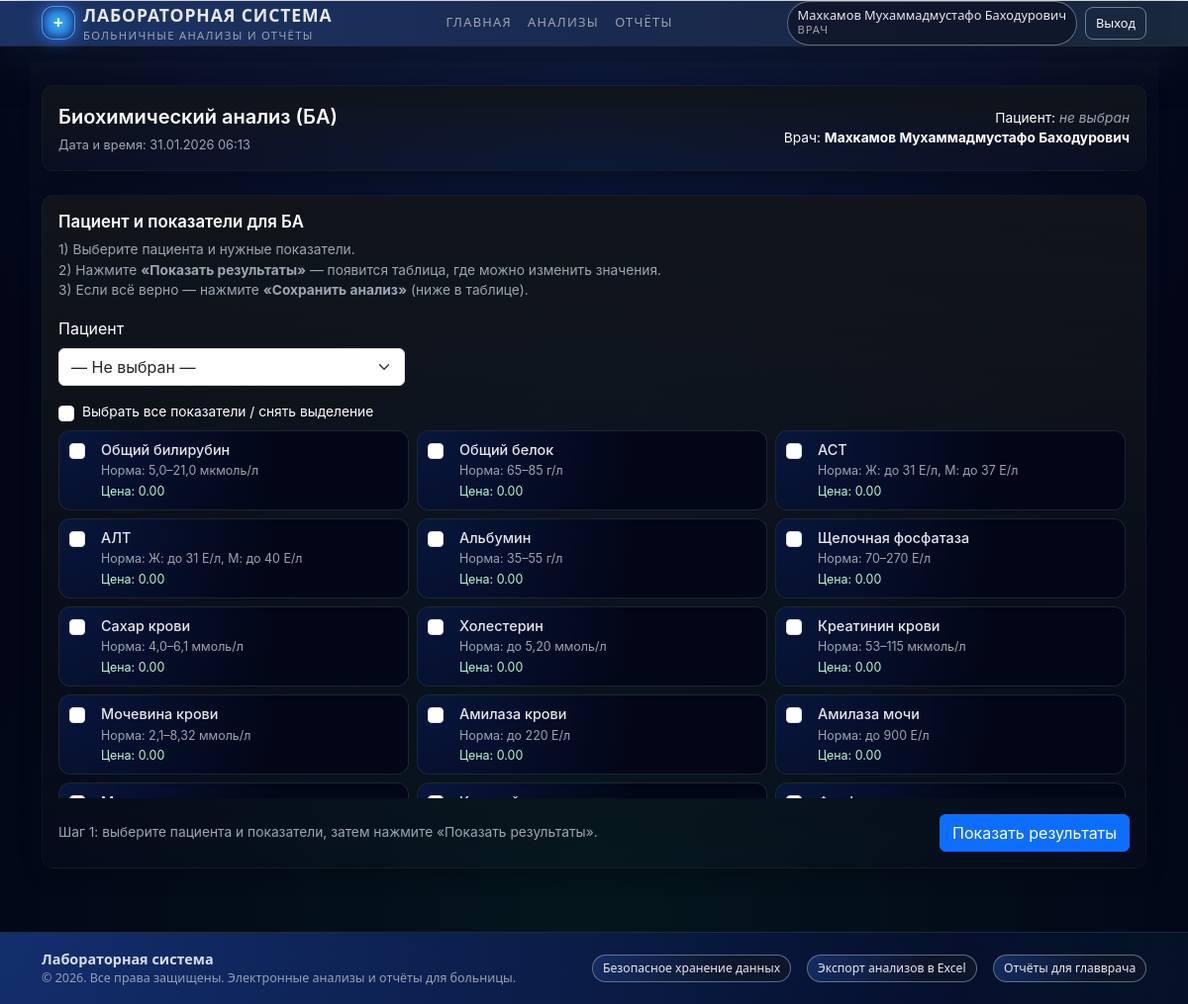
The page /pages/doctor/ba.php (signed in) on the database as committed earlier.
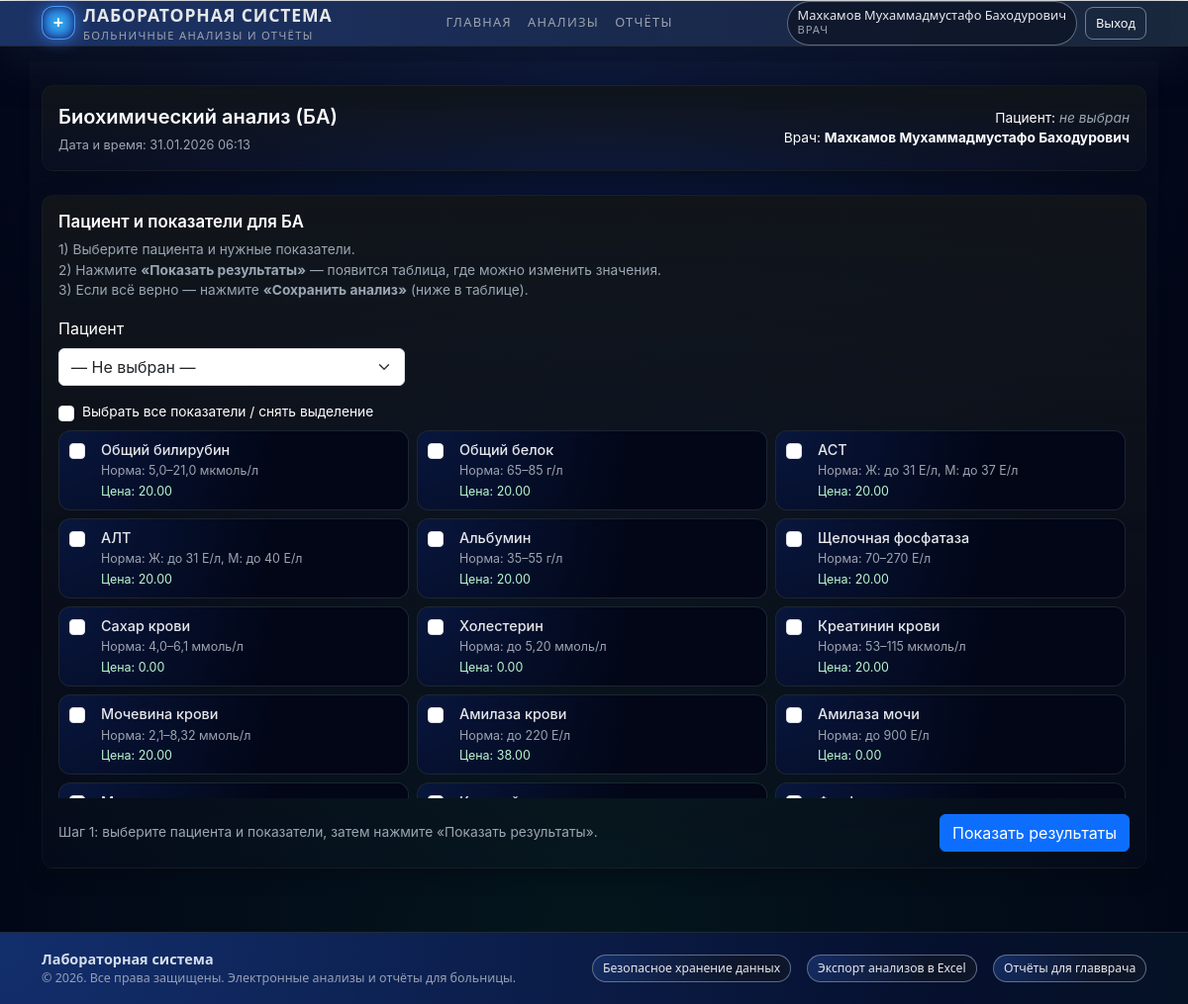
The same page on the database as committed later.
### tables this page shows
CREATE TABLE `analysis_indicators` (
  `id` int(11) NOT NULL,
  `analysis_type_id` int(11) NOT NULL,
  `name` varchar(255) NOT NULL,
  `norm_text` varchar(255) NOT NULL,
  `default_price` decimal(10,2) NOT NULL DEFAULT 0.00
);

### includes/functions.php (called while the page is built, shortened)
<?php
function current_user_name(): string
{
    return $_SESSION['user_name'] ?? '';
}

### pages/doctor/ba.php (the view, shortened to what this page needs)
<?php
require_once __DIR__ . '/../../includes/functions.php';
$doctorName = current_user_name();
$patientId       = null;
$patientName     = 'Пациент не выбран';
$patientSexLabel = '';
$sql = "
    SELECT ai.id, ai.name, ai.norm_text, ai.default_price
    FROM analysis_indicators ai
    JOIN analysis_types t ON ai.analysis_type_id = t.id
    WHERE t.code = 'BA'
    ORDER BY ai.id
";
$stmt = $pdo->query($sql);
$baParams = $stmt->fetchAll();
$selectedIds   = [];
require_once __DIR__ . '/../../includes/header.php';
?>
<link rel="stylesheet" href="/lab-system/public/css/ba.css">
<div class="container py-4 ba-page">
    <div class="ba-header panel mb-4 p-3">
        <div class="d-flex flex-column flex-md-row justify-content-between align-items-md-center gap-2">
            <div>
                <div class="ba-header-title">Биохимический анализ (БА)</div>
                <div class="ba-header-meta">
                    Дата и время: <?php echo date('d.m.Y H:i'); ?>
                </div>
            </div>
            <div class="text-md-end small">
                <div>
                    Пациент:
                    <?php if ($patientId): ?>
                        <strong><?php echo htmlspecialchars($patientName); ?></strong>
                        <?php if ($patientSexLabel): ?>
                            (<?php echo htmlspecialchars($patientSexLabel); ?>)
                        <?php endif; ?>
                    <?php else: ?>
                        <span class="text-muted-soft"><em>не выбран</em></span>
                    <?php endif; ?>
                </div>
                <div>
                    Врач:
                    <strong><?php echo htmlspecialchars($doctorName); ?></strong>
                </div>
            </div>
        </div>
    </div>
    <div class="panel p-3 mb-3">
        <h2 class="ba-section-title">Пациент и показатели для БА</h2>
        <p class="text-muted-soft small mb-3">
            1) Выберите пациента и нужные показатели.<br>
            2) Нажмите <strong>«Показать результаты»</strong> — появится таблица, где можно изменить значения.<br>
            3) Если всё верно — нажмите <strong>«Сохранить анализ»</strong> (ниже в таблице).
        </p>
        <form method="post" action="/lab-system/index.php?page=ba">
            <div class="row g-3 mb-3">
                <div class="col-12 col-md-6 col-lg-4">
                    <label class="form-label">Пациент</label>
                    <select name="patient_id" class="form-select">
                        <option value="">— Не выбран —</option>
                    </select>
                </div>
            </div>
            <div class="d-flex align-items-center mb-2">
                <input
                    type="checkbox"
                    id="select_all_params"
                    class="form-check-input me-2"
                >
                <label for="select_all_params" class="form-check-label small">
                    Выбрать все показатели / снять выделение
                </label>
            </div>
            <div class="row g-2 ba-parameters-list" id="ba-params-list">
                <?php foreach ($baParams as $param): ?>
                    <div class="col-12 col-md-6 col-lg-4">
                        <label class="ba-param-item">
                            <input
                                type="checkbox"
                                class="form-check-input me-2 ba-param-checkbox"
                                name="parameters[]"
                                value="<?php echo (int)$param['id']; ?>"
                                <?php echo in_array((int)$param['id'], $selectedIds, true) ? 'checked' : ''; ?>
                            >
                            <div class="ba-param-text">
                                <div class="ba-param-name">
                                    <?php echo htmlspecialchars($param['name']); ?>
                                </div>
                                <div class="ba-param-norm">
                                    Норма: <?php echo htmlspecialchars($param['norm_text']); ?>
                                </div>
                                <div class="ba-param-price">
                                    Цена: <?php echo number_format((float)$param['default_price'], 2, '.', ' '); ?>
                                </div>
                            </div>
                        </label>
                    </div>
                <?php endforeach; ?>
            </div>
            <div class="mt-3 d-flex justify-content-between align-items-center">
                <div class="small text-muted-soft">
                    Шаг 1: выберите пациента и показатели, затем нажмите
                    &laquo;Показать результаты&raquo;.
                </div>
                <button type="submit" class="btn btn-primary">
                    Показать результаты
                </button>
            </div>
        </form>
    </div>
</div>
<?php
require_once __DIR__ . '/../../includes/footer.php';

Rows that differ between the two databases and show on the page:
changed analysis_indicators "Общий билирубин": default_price "0.00" → "20.00"
changed analysis_indicators "Общий белок": default_price "0.00" → "20.00"
changed analysis_indicators "АСТ": default_price "0.00" → "20.00"
changed analysis_indicators "АЛТ": default_price "0.00" → "20.00"
changed analysis_indicators "Альбумин": default_price "0.00" → "20.00"
changed analysis_indicators "Щелочная фосфатаза": default_price "0.00" → "20.00"
changed analysis_indicators "Креатинин крови": default_price "0.00" → "20.00"
changed analysis_indicators "Мочевина крови": default_price "0.00" → "20.00"
changed analysis_indicators "Амилаза крови": default_price "0.00" → "38.00"
